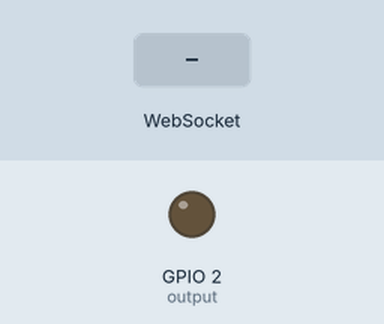
Bench run of a sketch on a simulated ESP8266 (NodeMCU). Shown: output pins drawn as LEDs (lit = HIGH). Inputs (shaded band) come from the test bench.

Above: at 1.2 s.
1.3 s: WebSocket text "true" received
At 2.0 s:
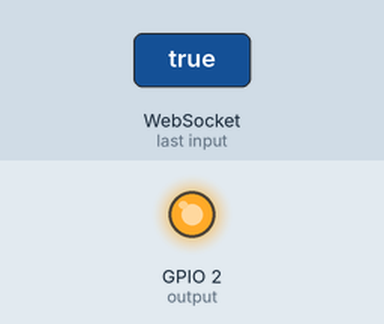
2.8 s: WebSocket text "false" received
At 3.1 s:
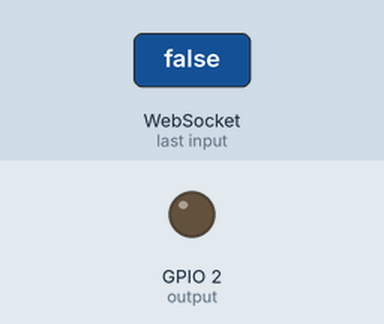
Timing chart, 0 to 5.8 s (numbered marks = the images above; inputs shaded):
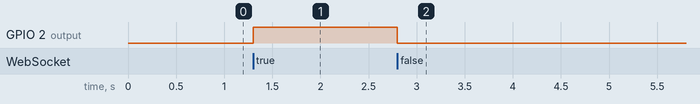

Measured:
- after the input at 1.3 s, GPIO 2 (output): LOW → HIGH at once
- after the input at 2.8 s, GPIO 2 (output): HIGH → LOW at once

The sketch:

Esp8266_Countdown_Timer.ino
```cpp
#include <ArduinoJson.h>
#include <ESP8266WiFi.h>
#include <ESPAsyncTCP.h>
#include <ESPAsyncWebServer.h>
const char* ssid = "ESPWiFi";
const char* password = "123456";
const char* PARAM_INPUT_1 = "state";
const char* PARAM_INPUT_2 = "value";
String buttonValue= "false";
String timerSliderValue = "15";
const long interval=1000UL;
const long sec=60UL;
const int output = 2;
unsigned long secsCount=0;
unsigned  long count=timerSliderValue.toInt();
unsigned long minsCount=timerSliderValue.toInt();
unsigned long previousMillis=0;
AsyncWebServer server(80);
AsyncWebSocket ws("/ws");

const char index_html[] PROGMEM = R"rawliteral(
<!DOCTYPE HTML>
    <html>
<head>
  <meta name="viewport" content="width=device-width, initial-scale=1">
<title>Countdown Timer</title>
<style>
    html {font-family: Arial; display: inline-block; text-align: center;}
    h2 {font-size: 2.4rem;}
    p {font-size: 2.2rem;}
    body {max-width: 600px; margin:0px auto; padding-bottom: 25px;}
    .slider1 {width: 100%;}
    .slider1 { -webkit-appearance: none; margin: 14px; width: 400px; height: 20px; border-radius: 10px; background: #c1c1c1; outline: none; opacity:0.7; -webkit-transition: .2s; transition: opacity 2s;}
    .slider1:hover { opacity:1; }
    .slider1::-webkit-slider-thumb {-webkit-appearance: none; appearance: none; width: 25px; height: 45px; border-radius: 20px; background:#2c3e50; cursor: pointer;}
    .slider1::-moz-range-thumb {width:30px; height: 30px; background: #2c3e50; cursor: pointer;}
    .switch {position: relative; display: inline-block; width: 120px; height: 68px;}
    .switch input {display: none}
    .slider {position: absolute;cursor: pointer;top:0; left:0; right:0; bottom:0; background-color: #ca2222; -webkit-transition: .4s; transition: .4s; border-radius: 34px;}
    .slider:before { position: absolute; content: ""; height: 52px; width: 52px; left: 8px; bottom: 8px; background-color: white; -webkit-transition: .4s; transition: .4s; border-radius: 68px;}
     input:checked + .slider {background-color: #2ab934;}
     input:focus + .slider {box-shadow: 0 0 1px #2196F3;}
    input:checked + .slider:before { -webkit-transform: translateX(52px);-ms-transform: translateX(52px) ;transform: translateX(52px);}
    .slider:after{ content: 'OFF'; color: white; display: block; position: absolute; transform: translate(-10px,-10px);top: 35px;left: 85px; font-size: 15px; font-family: Verdana, sans-serif;}
    input:checked + .slider:after{ content: 'ON';left: 35px;}
    .slider.round{border-radius: 68px;}
    .slider.round:before {border-radius: 68px;}
    .progress-ring {}
    .progress-ring__circle {transition: 0.35s stroke-dashoffset;transform: rotate(-90deg);transform-origin: 60px 60px;}
    </style>
</head>
<body onload ="myFunction()" >
        <h2>Countdown Timer</h2>
        <p><svg class="progress-ring" width="120" height="120" id='t'><g><circle stroke="lightgrey" stroke-width="15" fill="none" r="52" cx="60" cy="60" ></circle><circle class="progress-ring__circle" stroke=#00B5E2 stroke-width="15" fill="transparent" r="52" cx="60" cy="60" id='c'></circle><text x="60" y="60" text-anchor="middle" stroke="red" fill="red" stroke-width="1" dy=".3em" id='txt'></text></g></svg></p>
        <p><input type="range" onchange="updateSliderTimer(this)" min="1" max="20" value=%TIMERVALUE% class="slider1" id="myRange" step="1"></p>
        %BUTTONPLACEHOLDER%
<script  >
var gateway = `ws://${window.location.hostname}/ws`;
var websocket;
window.addEventListener('load', onLoad);
var circle = document.getElementById('c');
var radius = circle.r.baseVal.value;
var circumference = radius * 2 * Math.PI;
circle.style.strokeDasharray = `${circumference} ${circumference}`;
circle.style.strokeDashoffset = `${circumference}`;

function setProgress(percent) {
  const offset = circumference - percent / Number(document.getElementById("myRange").max)* circumference;
  circle.style.strokeDashoffset = offset;
}

function initWebSocket() {
    console.log('Trying to open a WebSocket connection...');
    websocket = new WebSocket(gateway);
    websocket.onopen    = onOpen;
    websocket.onclose   = onClose;
    websocket.onmessage = onMessage; // <-- add this line
  }
function onOpen(event) {
    console.log('Connection opened');
  }
  function onClose(event) {
    console.log('Connection closed');
    setTimeout(initWebSocket, 2000);
  }
  function onMessage(event) {

    var text = document.getElementById('txt');
    if(event.data=="false"){

      document.getElementById("startButton").checked=false;
      document.getElementById("myRange").disabled=false;
      }
      else if (event.data=="true"){
        document.getElementById("myRange").disabled=true;
        document.getElementById("startButton").checked=true;

        }
        else{
   text.innerHTML =event.data + "m";
    setProgress(Number(event.data));
if (document.getElementById("startButton").checked!=true){
      document.getElementById("myRange").value=event.data;
      }
     }
  }

  function onLoad(event) {
    initWebSocket();

  }

function start(element){
 var state;
     if(element){
     state = element.checked;
     websocket.send('' +state);
     }
}

function myFunction(){
var text = document.getElementById('txt');
    text.innerHTML=%TIMVAL% + "m";
setProgress(Number(%TIMVAL%));
}

function updateSliderTimer(element) {
 var valueSlider = document.getElementById("myRange").value;
 websocket.send('' +valueSlider);
  setProgress(Number(valueSlider));
 var text = document.getElementById('txt');
    text.innerHTML=valueSlider + "m ";
}
</script>
</body>
</html>
)rawliteral";

String outputState(){
  if(digitalRead(output)){
    return "checked";
  }
  else {
    return "";
  }
  return "";
}

String processor(const String& var){
  //Serial.println(var);
  if(var == "BUTTONPLACEHOLDER"){
    String buttons = "";
    String outputStateValue = outputState();
    buttons+= "<p><label class=\"switch\"><input type=\"checkbox\" id=\"startButton\" onchange=\"start(this)\" " + outputStateValue + "/><span class=\"slider round\"></span></label></p>";
    return buttons;
  }
  else if(var == "TIMERVALUE"){
    return timerSliderValue;
  }
   else if(var == "TIMVAL"){

    return String(minsCount);
   }
   else if(var == "BUTTONVALUE"){
    return buttonValue;
    }
  return String();
}

void handleWebSocketMessage(void *arg, uint8_t *data, size_t len) {
  AwsFrameInfo *info = (AwsFrameInfo*)arg;
  if (info->final && info->index == 0 && info->len == len && info->opcode == WS_TEXT) {
    data[len] = 0;//strcmp((char*)data, "toggle") == 0
    if (String((char*)data)=="true") {
      digitalWrite(output, HIGH);
      buttonValue=String((char*)data);
      ws.textAll(buttonValue);
    }
    else if (String((char*)data)=="false")
    {
      digitalWrite(output, LOW);
      buttonValue=String((char*)data);
      ws.textAll(buttonValue);
      }
    else if (*data >= (uint8_t)('0' + 1) && *data <= (uint8_t)('0' + 20)) {
       timerSliderValue=String((char*)(data));
      secsCount=0;
      minsCount=timerSliderValue.toInt();
      count=minsCount;
      ws.textAll(timerSliderValue);
      }
      else{}
  }
}

void onEvent(AsyncWebSocket *server, AsyncWebSocketClient *client, AwsEventType type,
             void *arg, uint8_t *data, size_t len) {
  switch (type) {
    case WS_EVT_CONNECT:
     // Serial.printf("WebSocket client #%u connected from %s\n", client->id(), client->remoteIP().toString().c_str());
      break;
    case WS_EVT_DISCONNECT:
      //Serial.printf("WebSocket client #%u disconnected\n", client->id());
      break;
    case WS_EVT_DATA:
      handleWebSocketMessage(arg, data, len);
      break;
    case WS_EVT_PONG:
    case WS_EVT_ERROR:
      break;
  }
}

void initWebSocket() {
  ws.onEvent(onEvent);
  server.addHandler(&ws);
}

void setup(){
  // Serial port for debugging purposes
  //Serial.begin(115200);

  pinMode(output, OUTPUT);
  digitalWrite(output, LOW);

  // Connect to Wi-Fi
  //Serial.print("Setting AP (Access Point)…");
  // Remove the password parameter, if you want the AP (Access Point) to be open
  WiFi.softAP(ssid);

 // IPAddress IP = WiFi.softAPIP();
  //Serial.print("AP IP address: ");
  //Serial.println(IP);
  // Print ESP Local IP Address
 // Serial.println(WiFi.localIP());
initWebSocket();
  // Route for root / web page
  server.on("/", HTTP_GET, [](AsyncWebServerRequest *request){
    request->send_P(200, "text/html", index_html, processor);
  });
  // Start server
  server.begin();
}
void loop() {
      unsigned long currentMillis=millis();
 if (buttonValue!="true"){
  previousMillis=currentMillis;
  }

  if (buttonValue=="true" && (unsigned long)(currentMillis - previousMillis) >= interval) {
     previousMillis=currentMillis;
     secsCount=secsCount+1;

      if (secsCount==sec){
  minsCount=minsCount-1;
  secsCount=0;
  }

   if(minsCount==0){
    digitalWrite(output, LOW);
    ws.textAll(String(minsCount));
    buttonValue="false";
    ws.textAll(String(buttonValue));
    minsCount=timerSliderValue.toInt();
    count=minsCount;
  }

    if(minsCount==count){
 ws.textAll(String(minsCount));
 count=count-1;

    }
  }
 else if (buttonValue=="false"){
  }
 }
```
